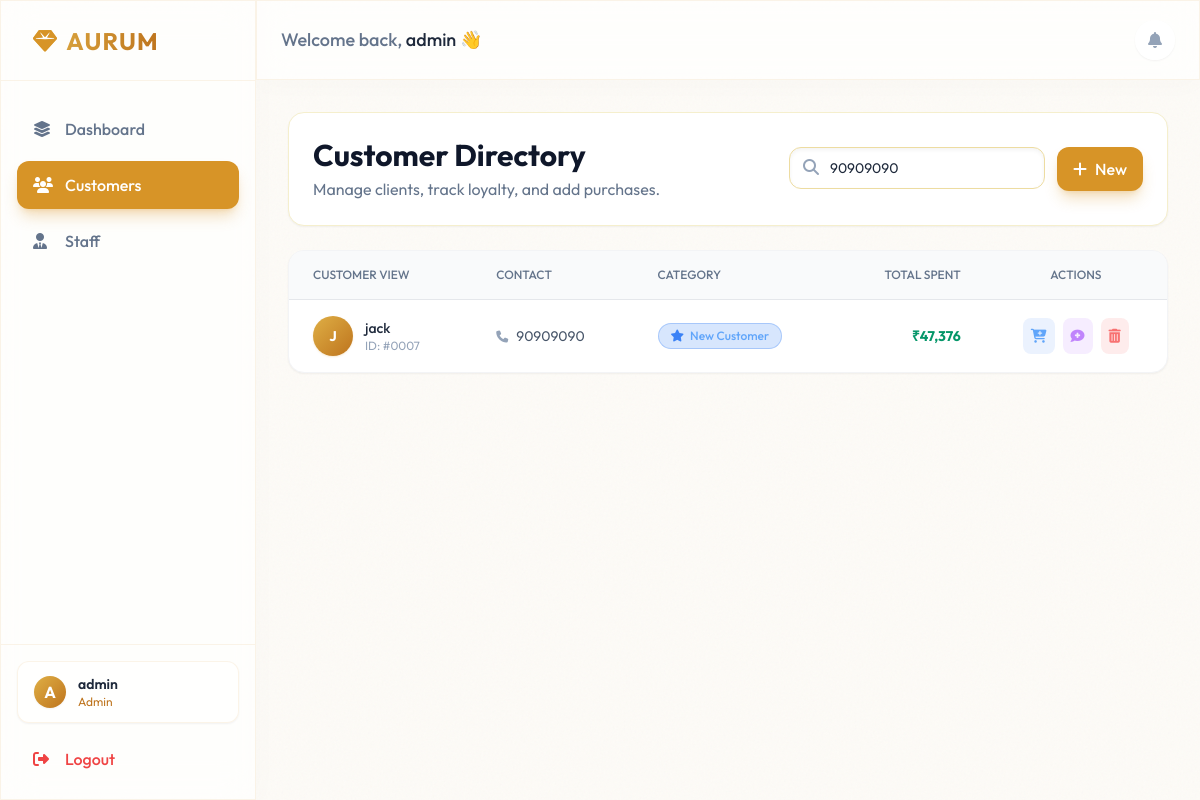
Page /customers?search=90909090 (signed in) on the committed database.
### models.py (models this page shows, shortened)
class User(UserMixin, db.Model):
    __tablename__ = 'users'
    id = db.Column(db.Integer, primary_key=True)
    username = db.Column(db.String(150), unique=True, nullable=False)
    password = db.Column(db.String(150), nullable=False)
    role = db.Column(db.String(50), default='Staff') # Admin or Staff
    customers = db.relationship('Customer', backref='staff', lazy=True)

class Customer(db.Model):
    __tablename__ = 'customers'
    id = db.Column(db.Integer, primary_key=True)
    name = db.Column(db.String(150), nullable=False)
    phone = db.Column(db.String(20), nullable=False)
    address = db.Column(db.String(255), nullable=True)
    email = db.Column(db.String(150), nullable=True)
    category = db.Column(db.String(50), default='New Customer')
    total_spending = db.Column(db.Float, default=0.0)
    created_at = db.Column(db.DateTime, default=datetime.utcnow)
    staff_id = db.Column(db.Integer, db.ForeignKey('users.id'), nullable=True)
    purchases = db.relationship('Purchase', backref='customer', lazy=True, cascade="all, delete-orphan")
    notes = db.relationship('Note', backref='customer', lazy=True, cascade="all, delete-orphan")

### app.py (the view, shortened to what this page needs)
@app.route('/customers', methods=['GET', 'POST'])
@login_required
def customers():
    search = request.args.get('search')
    if search:
        customers = Customer.query.filter((Customer.name.contains(search)) | (Customer.phone.contains(search))).all()
    else:
        customers = Customer.query.all()
    staff_members = User.query.all()
    return render_template('customers.html', customers=customers, search_query=search, staff_members=staff_members)

### app.py (called while the page is built)
@login_manager.user_loader
def load_user(user_id):
    return User.query.get(int(user_id))

### templates/customers.html (shortened to what this page needs)
{% extends "base.html" %}
{% block content %}
<div class="space-y-6 animate-[fadeIn_0.5s_ease-out]">
    <div
        class="flex flex-col md:flex-row justify-between items-start md:items-center gap-4 bg-white p-6 rounded-2xl border border-gold-100 shadow-sm">
        <div>
            <h1 class="text-3xl font-bold text-slate-900 mb-1">Customer Directory</h1>
            <p class="text-slate-500">Manage clients, track loyalty, and add purchases.</p>
        </div>
        <div class="flex gap-3 w-full md:w-auto">
            <form action="{{ url_for('customers') }}" method="GET" class="relative flex-1 md:w-64">
                <input type="text" name="search" value="{{ search_query or '' }}" placeholder="Search name or phone..."
                    class="w-full bg-white border border-gold-200 rounded-xl pl-10 pr-4 py-2.5 text-sm text-slate-800 focus:ring-2 focus:ring-gold-500/50 focus:border-gold-500 outline-none shadow-inner">
                <i class="fa-solid fa-search absolute left-3.5 top-3 text-slate-400"></i>
            </form>
            <button onclick="openModal('addCustomerModal')"
                class="bg-gold-500 hover:bg-gold-400 text-white px-4 py-2.5 rounded-xl font-medium shadow-lg shadow-gold-500/30 transition-all hover:-translate-y-0.5 whitespace-nowrap">
                <i class="fa-solid fa-plus mr-2"></i>New
            </button>
        </div>
    </div>
    <div
        class="bg-white shadow-sm hover:shadow-md rounded-2xl border border-gray-100 overflow-hidden transition-all duration-300">
        <div class="overflow-x-auto">
            <table class="w-full text-left text-sm text-slate-600">
                <thead class="text-xs text-slate-500 uppercase bg-gray-50 border-b border-gray-200">
                    <tr>
                        <th class="px-6 py-4 font-medium">Customer View</th>
                        <th class="px-6 py-4 font-medium">Contact</th>
                        <th class="px-6 py-4 font-medium">Category</th>
                        <th class="px-6 py-4 font-medium text-right">Total Spent</th>
                        <th class="px-6 py-4 font-medium text-center">Actions</th>
                    </tr>
                </thead>
                <tbody class="divide-y divide-gray-100">
                    {% for customer in customers %}
                    <tr class="hover:bg-gold-50/50 transition-colors">
                        <td class="px-6 py-4">
                            <div class="flex items-center gap-3 cursor-pointer group"
                                onclick="viewCustomer({{ customer.id }})">
                                <div
                                    class="w-10 h-10 rounded-full bg-gradient-to-br from-gold-400 to-gold-600 flex items-center justify-center text-white font-bold shadow-sm shadow-gold-500/20">
                                    {{ customer.name[0] | upper }}
                                </div>
                                <div>
                                    <h4 class="text-slate-800 font-medium group-hover:text-gold-600 transition-colors">
                                        {{ customer.name }}</h4>
                                    <p class="text-xs text-slate-400">ID: #{{ '%04d' % customer.id }}</p>
                                </div>
                            </div>
                        </td>
                        <td class="px-6 py-4">
                            <p class="text-slate-600"><i class="fa-solid fa-phone text-xs mr-2 text-slate-400"></i>{{
                                customer.phone }}</p>
                        </td>
                        <td class="px-6 py-4">
                            {% set cat_class = 'category-badge-' + customer.category.split(' ')[0] %}
                            <span
                                class="px-3 py-1 rounded-full text-xs font-medium {{ cat_class }} flex items-center inline-flex gap-1.5 w-max">
                                {% if customer.category == 'Gold Member' %}<i
                                    class="fa-solid fa-crown text-gold-500"></i>
                                {% elif customer.category == 'Loyal Customer' %}<i
                                    class="fa-solid fa-heart text-emerald-500"></i>
                                {% else %}<i class="fa-solid fa-star text-blue-500"></i>{% endif %}
                                {{ customer.category }}
                            </span>
                        </td>
                        <td class="px-6 py-4 text-right font-bold text-emerald-600">
                            ₹{{ "{:,.0f}".format(customer.total_spending) }}
                        </td>
                        <td class="px-6 py-4">
                            <div class="flex justify-center gap-2">
                                <button
                                    onclick="openPurchaseModal({{ customer.id }}, '{{ customer.name|replace('\'', '\\\'') }}', '{{ customer.category }}')"
                                    class="p-2 bg-blue-500/10 text-blue-400 hover:bg-blue-500/20 rounded-lg transition-colors"
                                    title="Add Purchase">
                                    <i class="fa-solid fa-cart-plus"></i>
                                </button>
                                <button
                                    onclick="openNoteModal({{ customer.id }}, '{{ customer.name|replace('\'', '\\\'') }}')"
                                    class="p-2 bg-purple-500/10 text-purple-400 hover:bg-purple-500/20 rounded-lg transition-colors"
                                    title="Add Note">
                                    <i class="fa-solid fa-comment-medical"></i>
                                </button>
                                <form action="{{ url_for('delete_customer', id=customer.id) }}" method="POST"
                                    onsubmit="return confirm('Delete this customer?');" class="inline">
                                    <button type="submit"
                                        class="p-2 bg-red-500/10 text-red-400 hover:bg-red-500/20 rounded-lg transition-colors"
                                        title="Delete">
                                        <i class="fa-solid fa-trash-can"></i>
                                    </button>
                                </form>
                            </div>
                        </td>
                    </tr>
                    {% endfor %}
                </tbody>
            </table>
        </div>
    </div>
</div>
{% endblock %}

### templates/base.html (shortened to what this page needs)
<!DOCTYPE html>
<html lang="en">
<head>
    <link rel="stylesheet" href="https://cdnjs.cloudflare.com/ajax/libs/font-awesome/6.4.0/css/all.min.css">
    <script src="https://cdn.tailwindcss.com"></script>
</head>
<body class="font-sans antialiased min-h-screen flex selection:bg-gold-500 selection:text-white">
    {% if current_user.is_authenticated %}
    <aside class="w-64 glass border-r border-gold-500/10 hidden md:flex flex-col flex-shrink-0 transition-all duration-300">
        <div class="h-20 flex items-center px-8 border-b border-gold-500/10">
            <h1 class="text-2xl font-bold text-transparent bg-clip-text bg-gradient-to-r from-gold-400 to-gold-600 tracking-wider">
                <i class="fa-solid fa-gem mr-2 text-gold-500"></i>AURUM
            </h1>
        </div>
        <nav class="flex-1 px-4 py-6 space-y-2">
            <a href="{{ url_for('dashboard') }}" class="flex items-center gap-3 px-4 py-3 rounded-xl transition-all duration-300 {% if request.endpoint == 'dashboard' %}bg-gold-500 text-white shadow-lg shadow-gold-500/30{% else %}text-slate-500 hover:bg-gold-50/50 hover:text-gold-600{% endif %}">
                <i class="fa-solid fa-layer-group w-5"></i>
                <span class="font-medium">Dashboard</span>
            </a>
            <a href="{{ url_for('customers') }}" class="flex items-center gap-3 px-4 py-3 rounded-xl transition-all duration-300 {% if request.endpoint == 'customers' %}bg-gold-500 text-white shadow-lg shadow-gold-500/30{% else %}text-slate-500 hover:bg-gold-50/50 hover:text-gold-600{% endif %}">
                <i class="fa-solid fa-users w-5"></i>
                <span class="font-medium">Customers</span>
            </a>
            <a href="{{ url_for('staff') }}" class="flex items-center gap-3 px-4 py-3 rounded-xl transition-all duration-300 {% if request.endpoint == 'staff' %}bg-gold-500 text-white shadow-lg shadow-gold-500/30{% else %}text-slate-500 hover:bg-gold-50/50 hover:text-gold-600{% endif %}">
                <i class="fa-solid fa-user-tie w-5"></i>
                <span class="font-medium">Staff</span>
            </a>
        </nav>
        <div class="p-4 border-t border-gold-500/10">
            <div onclick="openModal('currentStaffProfileModal')" class="flex items-center gap-3 px-4 py-3 bg-white/50 border border-gold-500/10 rounded-xl mb-3 shadow-sm cursor-pointer hover:bg-gold-50/50 hover:border-gold-500/20 transition-all">
                <div class="w-8 h-8 rounded-full bg-gradient-to-br from-gold-400 to-gold-600 flex items-center justify-center font-bold text-white shadow-sm">
                    {{ current_user.username[0] | upper }}
                </div>
                <div>
                    <p class="text-sm font-semibold text-slate-800">{{ current_user.username }}</p>
                    <p class="text-xs text-gold-600">{{ current_user.role }}</p>
                </div>
            </div>
            <a href="{{ url_for('logout') }}" class="flex items-center gap-3 px-4 py-3 rounded-xl text-red-500 hover:bg-red-50 transition-colors">
                <i class="fa-solid fa-right-from-bracket w-5"></i>
                <span class="font-medium">Logout</span>
            </a>
        </div>
    </aside>
    {% endif %}
    <main class="flex-1 flex flex-col h-screen overflow-hidden">
        <header class="h-20 glass flex items-center justify-between px-6 border-b border-gold-500/10 sticky top-0 z-40">
            {% if current_user.is_authenticated %}
            <div class="hidden md:block">
                <h2 class="text-lg font-medium text-slate-500">Welcome back, <span class="text-slate-800">{{ current_user.username }}</span> 👋</h2>
            </div>
            <div class="flex items-center gap-4">
                <button class="w-10 h-10 rounded-full glass hover:bg-gold-50 transition-colors flex items-center justify-center text-slate-400 hover:text-gold-600 border border-transparent hover:border-gold-500/20 shadow-sm">
                    <i class="fa-solid fa-bell"></i>
                </button>
            </div>
            {% else %}
            <div class="w-full text-center">
                <h1 class="text-2xl font-bold text-transparent bg-clip-text bg-gradient-to-r from-gold-300 to-gold-500 tracking-wider">
                    <i class="fa-solid fa-gem mr-2 text-gold-400"></i>AURUM CRM
                </h1>
            </div>
            {% endif %}
        </header>
        <div class="flex-1 overflow-y-auto p-4 md:p-8">
            {% block content %}{% endblock %}
        </div>
    </main>
</body>
</html>

### templates/base.html (style rules this page uses)
body { background-color: #fdfbf7; color: #1e293b; }
.glass { background: rgba(255, 255, 255, 0.7); backdrop-filter: blur(16px); -webkit-backdrop-filter: blur(16px); border: 1px solid rgba(255, 255, 255, 0.8); box-shadow: 0 4px 30px rgba(0, 0, 0, 0.02); }
.category-badge-New { background: rgba(59, 130, 246, 0.2); color: #60a5fa; border: 1px solid rgba(59, 130, 246, 0.3); }

### rows in the picture
User: username "A", username "admin", role "Admin"
Customer: name "J", name "jack", id "0007", phone "90909090", category "New Customer", total_spending "47,376"
